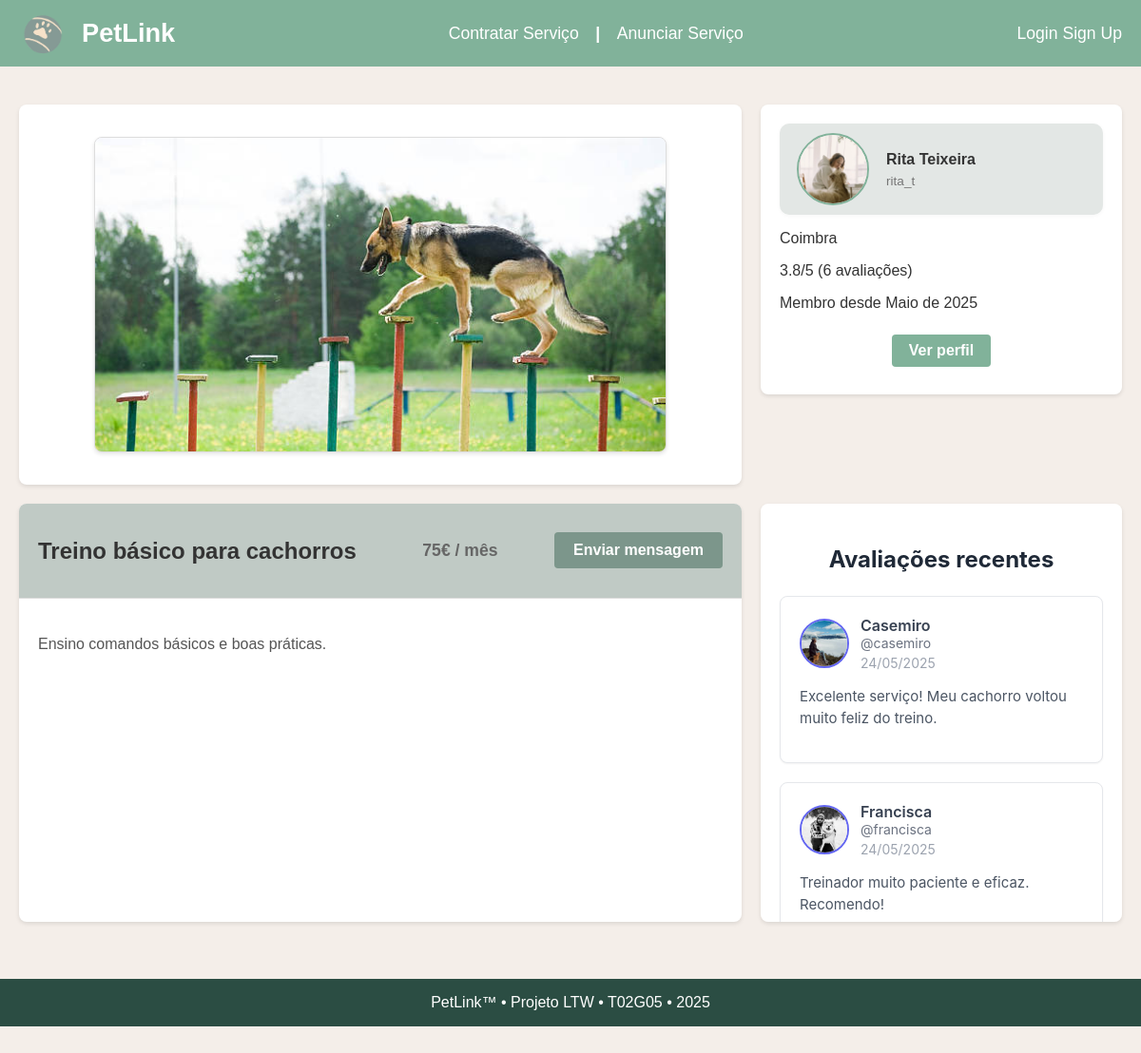
The page /pages/adDetails.php?id=1 on the database its author committed.
### tables this page shows
CREATE TABLE Reviews (
    review_id       INTEGER PRIMARY KEY AUTOINCREMENT,
    ad_id           INTEGER NOT NULL,
    client_id       INTEGER NOT NULL,
    rating          INTEGER NOT NULL CHECK (rating >= 1 AND rating <= 5),
    comment         TEXT,
    created_at      TIMESTAMP DEFAULT CURRENT_TIMESTAMP,

    FOREIGN KEY (ad_id) REFERENCES Ads(ad_id) ON DELETE CASCADE,
    FOREIGN KEY (client_id) REFERENCES Users(user_id) ON DELETE CASCADE
);

CREATE TABLE Users (
    user_id         INTEGER PRIMARY KEY AUTOINCREMENT,
    is_admin        BOOLEAN DEFAULT FALSE,
    username        TEXT UNIQUE NOT NULL,
    email           TEXT UNIQUE NOT NULL,
    password_hash   TEXT NOT NULL,
    name            TEXT NOT NULL,
    photo_id        INTEGER,
    phone           TEXT,
    district        TEXT NOT NULL,
    created_at      TIMESTAMP DEFAULT CURRENT_TIMESTAMP,
    user_description TEXT DEFAULT '', -- <-- add this line

    FOREIGN KEY (photo_id) REFERENCES Media(media_id) ON DELETE CASCADE
);

### pages/adDetails.php (called while the page is built, shortened)
<?php
  require_once(__DIR__.'/../templates/layout.php');
  require_once(__DIR__.'/../templates/adDetails.php');
  require_once(__DIR__.'/../templates/reviews.php');
  require_once(__DIR__.'/../database/connection.db.php');
  require_once(__DIR__.'/../database/anuncios.class.php');
  require_once(__DIR__.'/../database/reviews.class.php');
  require_once(__DIR__.'/../database/users.class.php');
  $db = getDatabaseConnection();
  $adId = isset($_GET['id']) ? intval($_GET['id']) : null;
  $success = isset($_GET['success']) ? intval($_GET['success']) : 0;
  $ad = Ad::getById($db, $adId);
  $reviews = Reviews::getByAdId($db, (int)$adId);
  $averageRating = Reviews::getAverageRatingForAd($db, (int)$adId);
  $reviewCount = Reviews::getReviewCountForAd($db, (int)$adId);
  drawAdDetails($ad, $reviews,$averageRating, $reviewCount, $success);
?>

### database/reviews.class.php (called while the page is built, shortened)
<?php
require_once(__DIR__ . '/users.class.php');
class Reviews {
    private string $created_at;
    public ?User $userObject;
    private function __construct(
        int $id,
        int $client_id,
        int $ad_id,
        int $rating,
        ?string $comment,
        string $created_at,
        ?User $userObject
    ) {
        $this->comment = $comment;
        $this->created_at = $created_at;
        $this->userObject = $userObject;
    }
    public function getCreatedAt(): string {
        return $this->created_at;
    }
    public function getUserObject(): ?User {
        return $this->userObject;
    }
    static public function getByAdId(PDO $db, int $adId): array {
        $stmt = $db->prepare('
            SELECT
                r.review_id,
                r.ad_id,
                r.client_id,
                r.rating,
                r.comment,
                r.created_at AS review_created_at,
                u.user_id,
                u.username AS user_username,
                u.name AS user_name,
                u.email AS user_email,
                u.district AS user_district,
                u.phone AS user_phone,
                u.photo_id AS user_photo_id,
                u.created_at AS user_created_at
            FROM
                reviews r
            JOIN
                users u ON r.client_id = u.user_id
            WHERE
                r.ad_id = ?
            ORDER BY
                r.created_at DESC
        ');
        $stmt->execute([$adId]);
        $reviews = [];
        while ($row = $stmt->fetch(PDO::FETCH_ASSOC)) {
            $user = new User(
                (int)$row['user_id'],
                $row['user_name'],
                $row['user_username'],
                $row['user_email'],
                $row['user_district'],
                $row['user_phone'],
                (int)$row['user_photo_id'],
                $row['user_created_at']
            );
            $reviews[] = new Reviews(
                (int)$row['review_id'],
                (int)$row['ad_id'],
                (int)$row['user_id'],
                (int)$row['rating'],
                $row['comment'],
                $row['review_created_at'],
                $user
            );
        }
        return $reviews;
    }
}

### database/users.class.php (called while the page is built, shortened)
<?php
class User {
    private string $username;
    private string $name;
    private int $photoId;
    public function __construct(
        int $id,
        string $username,
        string $name,
        string $email,
        string $district,
        ?string $phone,
        int $photoId,
        ?string $createdAt,
    ) {
        $this->username = $username;
        $this->name = $name;
        $this->photoId = $photoId;
    }
    public function getUsername(): string {
        return $this->username;
    }
    public function getName(): string {
        return $this->name;
    }
    public function getPhotoId(): int {
        return $this->photoId;
    }
}

### database/anuncios.class.php (called while the page is built, shortened)
<?php
class Ad {
    private static function getAnimalsForAd(PDO $db, int $adId): array {
        $stmt = $db->prepare('
            SELECT at.animal_name
            FROM Ad_animals aa
            JOIN Animal_types at ON aa.animal_id = at.animal_id
            WHERE aa.ad_id = ?
        ');
        $stmt->execute([$adId]);
        $animals = [];
        while ($row = $stmt->fetch(PDO::FETCH_ASSOC)) {
            $animals[] = $row['animal_name'];
        }
        return $animals;
    }
    public static function getById(PDO $db, int $id): ?Ad {
        $stmt = $db->prepare('
            SELECT
                Ads.ad_id AS id,
                Ads.service_id,
                Ads.freelancer_id,
                Ads.title,
                Ads.description,
                Ads.price,
                Ads.price_period,
                Ads.created_at,
                Users.name,
                Users.username,
                Users.user_id,
                Users.district,
                Users.photo_id
            FROM Ads
            JOIN Users ON Ads.freelancer_id = Users.user_id
            WHERE Ads.ad_id = ?
        ');
        $stmt->execute([$id]);
        $adData = $stmt->fetch(PDO::FETCH_ASSOC);
        $mediaIds = [];
        $mediaQuery = '
            SELECT
            AM.media_id
            FROM Ad_media AM
            WHERE AM.ad_id = ?
        ';
        $mediaStmt = $db->prepare($mediaQuery);
        $mediaStmt->execute([$id]);
        $adMedia = $mediaStmt->fetchAll(PDO::FETCH_COLUMN);
        if ($adMedia !== false) {
            $mediaIds = $adMedia;
        }
        $averageRating = Reviews::getAverageRatingForAd($db, (int)$adData['id']);
        $reviewCount = Reviews::getReviewCountForAd($db, (int)$adData['id']);
        return new Ad(
            (int)$adData['id'],
            (int)$adData['service_id'],
            (int)$adData['freelancer_id'],
            $adData['title'] ?? '',
            $adData['description'] ?? '',
            (float)$adData['price'],
            $adData['price_period'] ?? '',
            self::getAnimalsForAd($db, (int)$adData['id']),
            $mediaIds,
            $adData['name'] ?? '',
            $adData['username'] ?? '',
            (int)$adData['user_id'],
            $adData['district'] ?? '',
            (int)($adData['photo_id'] ?? 0),
            $adData['created_at'] ?? null,
            $averageRating,
            $reviewCount
        );
    }
}

### templates/reviews.php (the view, shortened to what this page needs)
<?php declare(strict_types = 1);
function drawReviews(array $reviews): void {
    ?>
    <link rel="stylesheet" href="../stylesheets/style.css">
    <div class="ad-reviews">
        <h3>Avaliações recentes</h3>
        <?php if (empty($reviews)): ?>
            <p>Ainda não há avaliações para este anúncio.</p>
        <?php else: ?>
            <?php foreach ($reviews as $review):
                $client = $review->getUserObject();
                $clientName = $client ? htmlspecialchars($client->getUsername()) : 'Utilizador Desconhecido';
                $clientUsername = $client ? htmlspecialchars($client->getName()) : 'desconhecido';
                $clientPhotoId = $client ? $client->getPhotoId() : 0;
                $profilePhotoSrc = ($clientPhotoId === 0) ? '/resources/profilePics/0.png' : "/resources/profilePics/" . htmlspecialchars((string)$clientPhotoId) . ".png";
                $reviewDate = "Data desconhecida";
                if ($review->getCreatedAt() !== null && $review->getCreatedAt() !== '') {
                    $date = DateTime::createFromFormat('Y-m-d H:i:s', $review->getCreatedAt());
                    if ($date !== false) {
                        $reviewDate = $date->format('d/m/Y');
                    }
                }
            ?>
                <div class="review-item">
                    <div class="review-header">
                        <img src="<?= htmlspecialchars($profilePhotoSrc) ?>" alt="Profile Photo" class="review-user-photo">
                        <div class="review-user-info">
                            <strong><?= $clientName ?></strong>
                            <span class="username">@<?= $clientUsername ?></span>
                            <span class="review-date"><?= htmlspecialchars($reviewDate) ?></span>
                        </div>
                    </div>
                    <p class="review-comment"><?= nl2br(htmlspecialchars($review->comment ?? '')) ?></p>
                </div>
            <?php endforeach; ?>
        <?php endif; ?>
    </div>
<?php } ?>

### stylesheets/style.css (style rules this page uses)
html { overflow-y: scroll; height: 100%; margin: 0; display: flex; flex-direction: column; }
body { font-family: sans-serif; margin: 0; padding: 0; background-color: #f4eee9; color: #333; height: 100%; display: flex; flex-direction: column; }
.ad-reviews { grid-column: 2 / 3; grid-row: 2 / 2; background: #ffffff; padding: 20px; border-radius: 8px; box-shadow: 0 2px 4px rgba(0, 0, 0, 0.1); font-family: 'Inter', sans-serif; max-height: 400px; overflow-y: auto; }
.ad-reviews h3 { font-size: 1.5rem; font-weight: 700; color: #1f2937; margin-bottom: 1.5rem; text-align: center; }
.review-item { background-color: #ffffff; border-radius: 0.5rem; padding: 1.25rem; margin-bottom: 1.25rem; border: 1px solid #e5e7eb; box-shadow: 0 1px 2px 0 rgba(0, 0, 0, 0.05); }
.review-header { display: flex; align-items: center; margin-bottom: 1rem; position: relative; }
.review-user-photo { width: 3rem; height: 3rem; border-radius: 50%; object-fit: cover; margin-right: 0.75rem; border: 2px solid #6366f1; }
.review-user-info { display: flex; flex-direction: column; flex-grow: 1; }
.review-user-info strong { font-size: 1rem; font-weight: 600; color: #374151; }
.review-user-info .username { font-size: 0.875rem; color: #6b7280; }
.review-user-info .review-date { font-size: 0.875rem; color: #9ca3af; margin-top: 0.25rem; }
.review-comment { font-size: 0.9375rem; color: #4b5563; line-height: 1.5; margin-top: 0.5rem; }
.review-header { display: flex; justify-content: space-between; align-items: center; margin-bottom: 1rem; }
.review-date { color: #6c757d; font-size: 0.9rem; }

### rows shown on the page
reviews: shows a picture, client.name "Casemiro", client.username "casemiro", created_at "24/05/2025", comment "Excelente serviço! Meu cachorro voltou muito feliz do treino."
reviews: shows a picture, client.name "Francisca", client.username "francisca", created_at "24/05/2025", comment "Treinador muito paciente e eficaz. Recomendo!"

### other values the page prints
$ad->getName() "Rita Teixeira"
$ad->getUsername() "rita_t"
$ad->getDistrict() "Coimbra"
$averageRating "3.8"
$reviewCount "6"
$membroDesde "Maio de 2025"
$ad->getTitle() "Treino básico para cachorros"
$ad->getPrice() "75"
$ad->getPricePeriod() "mês"
$ad->getDescription() "Ensino comandos básicos e boas práticas."
